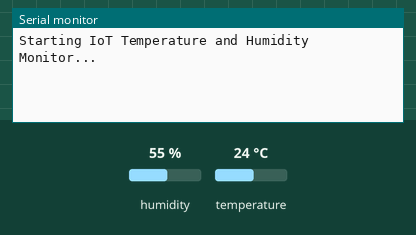
A sketch run on a simulated ESP8266 (NodeMCU). Parts: the last lines printed to the serial monitor. Inputs (shaded band) come from the test bench; at power-on: humidity 55 %, temperature 24 °C. WiFi joins after 1.5 s; servers stay silent unless stated.

Above: at 3.0 s.
3.1 s: humidity set to 22 %
At 4.5 s:
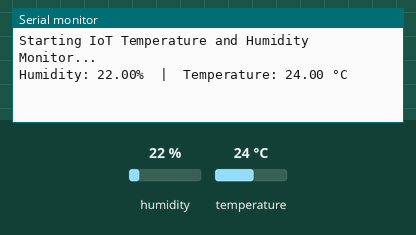
7.3 s: temperature set to 12 °C
At 8.6 s:
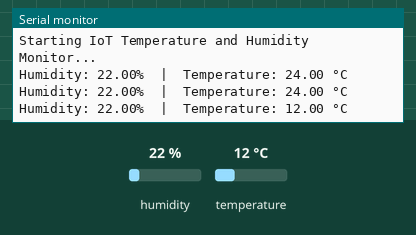
8.8 s: humidity set to 40 %
At 10.7 s:
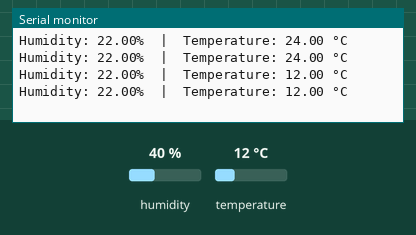

The sketch:

Temperature_Humidity_Monitor.ino
```cpp
/*
 * ===============================================================
 * Project: IoT Temperature and Humidity Monitor
 * Author: Your Name
 * Date: 2025-09-04
 * Description: This sketch reads temperature and humidity data
 *              from a DHT11 sensor using an ESP8266 and sends
 *              it to the Blynk IoT platform for remote monitoring.
 *
 * Hardware:
 *  - ESP8266 (NodeMCU or similar)
 *  - DHT11 Temperature and Humidity Sensor
 *
 * Wiring:
 *  - ESP8266 3V3 -> DHT11 VCC (+)
 *  - ESP8266 GND -> DHT11 GND (-)
 *  - ESP8266 D2  -> DHT11 DATA (OUT)
 * ===============================================================
*/

// Define this to print debug messages to the Serial Monitor
#define BLYNK_PRINT Serial

// Required Libraries
#include <ESP8266WiFi.h>
#include <BlynkSimpleEsp8266.h>
#include <DHT.h>

// --- UPDATE THESE CONFIGURATION VALUES ---

// Authentication Token for your Blynk Project
// (Get this from the Blynk App)
char auth[] = "YOUR_BLYNK_AUTH_TOKEN";

// Your Wi-Fi network credentials
char ssid[] = "YOUR_WIFI_SSID";
char pass[] = "YOUR_WIFI_PASSWORD";

// --- SENSOR CONFIGURATION ---

// Define the GPIO pin the DHT11's data pin is connected to
// For NodeMCU, D2 corresponds to GPIO4
#define DHTPIN 4

// Define the type of DHT sensor being used (DHT11, DHT22, etc.)
#define DHTTYPE DHT11

// --- GLOBAL OBJECTS ---

// Initialize the DHT sensor object
DHT dht(DHTPIN, DHTTYPE);

// Create a Blynk timer object to schedule tasks
BlynkTimer timer;

// --- FUNCTIONS ---

/**
 * @brief Reads data from the DHT sensor and sends it to Blynk virtual pins.
 * This function is scheduled to run periodically by the timer.
 */
void sendSensorData()
{
  // Read humidity and temperature from the sensor
  float humidity = dht.readHumidity();
  float temperature = dht.readTemperature(); // Default is Celsius

  // Check if any reads failed and exit early to avoid sending bad data.
  if (isnan(humidity) || isnan(temperature)) {
    Serial.println("Error: Failed to read from DHT sensor!");
    return;
  }

  // For debugging: Print the values to the Serial Monitor
  Serial.print("Humidity: ");
  Serial.print(humidity);
  Serial.print("%  |  Temperature: ");
  Serial.print(temperature);
  Serial.println(" °C");

  // Send the data to the Blynk app
  Blynk.virtualWrite(V5, temperature); // Send temperature to Virtual Pin V5
  Blynk.virtualWrite(V6, humidity);    // Send humidity to Virtual Pin V6
}


// --- MAIN PROGRAM ---

/**
 * @brief Setup function, runs once at startup.
 */
void setup()
{
  // Start the serial monitor for debugging purposes (baud rate 9600)
  Serial.begin(9600);
  Serial.println("\nStarting IoT Temperature and Humidity Monitor...");

  // Initialize the DHT sensor
  dht.begin();

  // Connect to your Wi-Fi network and the Blynk server
  Blynk.begin(auth, ssid, pass);

  // Set up a timer to call the sendSensorData() function every 2 seconds (2000 milliseconds)
  timer.setInterval(2000L, sendSensorData);
}

/**
 * @brief Main loop function, runs repeatedly.
 */
void loop()
{
  // This command runs the Blynk service (handles connection and data)
  Blynk.run();

  // This command runs the timer service
  timer.run();
}
```

Measured:
- after the input at 3.1 s, the serial monitor: prints a new line after 0.73 s (image 1)
- after the input at 7.3 s, the serial monitor: prints a new line after 0.53 s (image 2)
